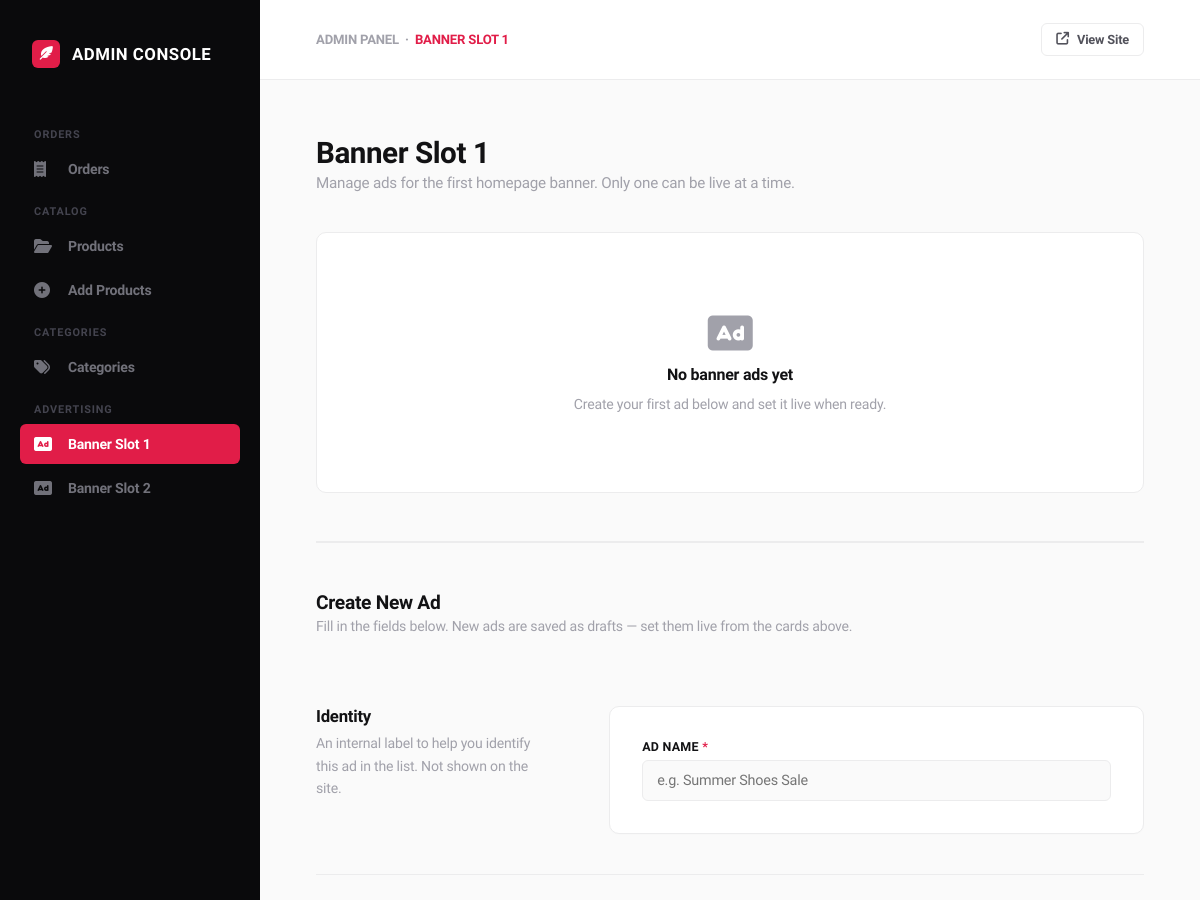
Before: /banner-ads/ (signed in, upper part) with the older database file.
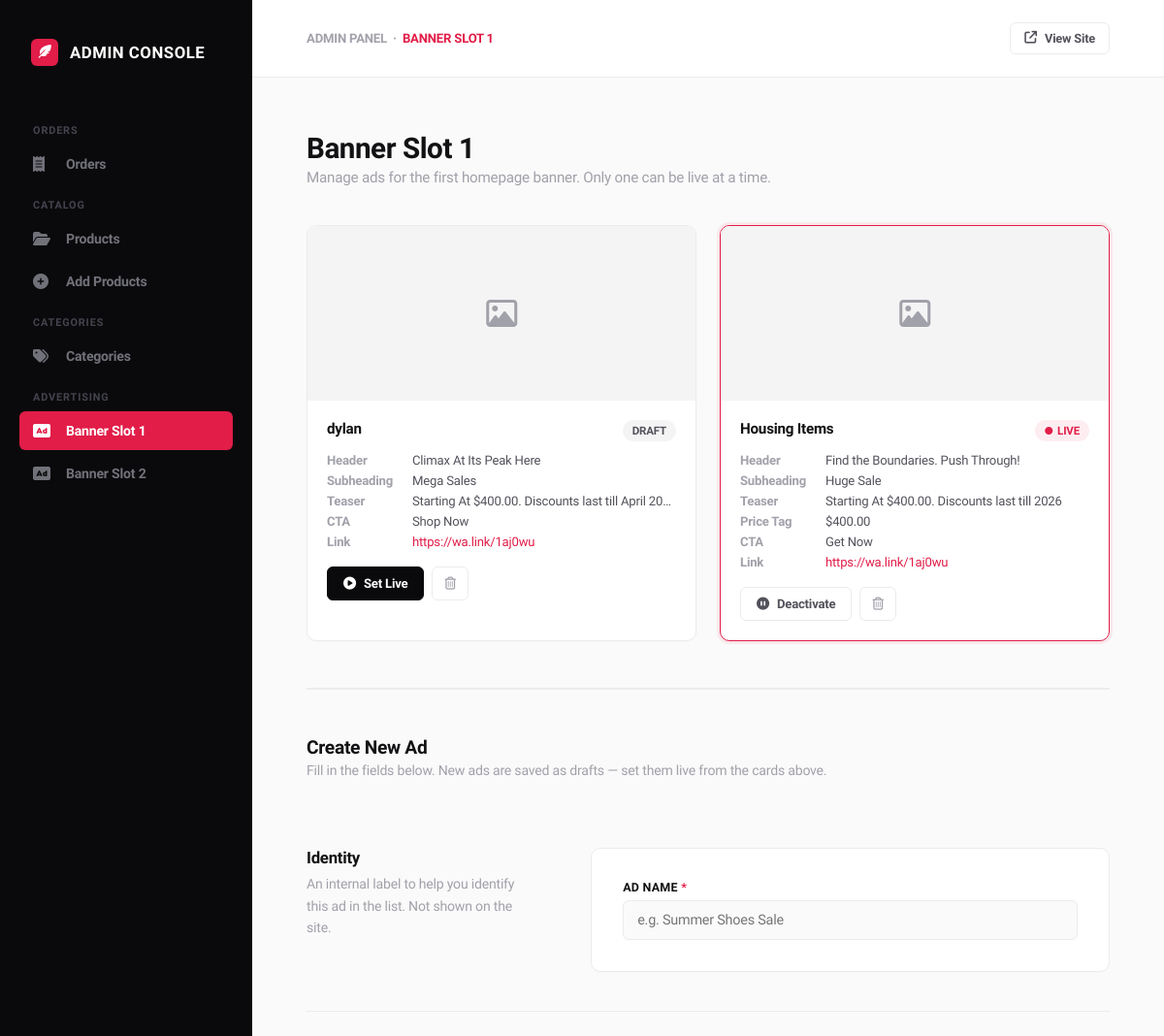
After: the same page with the newer database file.
### ecommerce/models.py (models this page shows, shortened)
class BannerAd(models.Model):
    name = models.CharField(
        max_length=255,
        help_text="Internal label for this ad (not shown on site)"
    )
    image = CloudinaryField('image')
    header = models.CharField(
        max_length=255,
        help_text="e.g. 'Find the Boundaries. Push Through!'"
    )
    subheading = models.CharField(
        max_length=255,
        help_text="Short bold body — e.g. 'Shoes Sale on Gift Empire'"
    )
    teaser = models.CharField(
        max_length=255,
        blank=True,
        help_text="Short teaser — e.g. 'Starting At $119.99. Discounts last till April'"
    )
    cta_text = models.CharField(
        max_length=100,
        default='Shop Now',
        help_text="Button text — e.g. 'BUY NOW!'"
    )
    price_tag = models.CharField(
        max_length=50,
        blank=True,
        help_text="Optional price display — e.g. '$119.99'. Leave blank to hide."
    )
    redirect_url = models.URLField(
        help_text="Where clicking the ad or CTA button takes the user"
    )
    is_active = models.BooleanField(
        default=False,
        help_text="Tick to make this the live banner. Only one can be active."
    )
    created_at = models.DateTimeField(auto_now_add=True)
    updated_at = models.DateTimeField(auto_now=True)
    class Meta:
        ordering = ['-created_at']
        verbose_name = 'Banner Ad'
        verbose_name_plural = 'Banner Ads'
    @property
    def image_url(self):
        if self.image:
            return CloudinaryImage(str(self.image)).build_url(
                width=1670, height=820, crop='fill', format='webp', quality='auto'
            )
        return None

### ecommerce/views.py (the view, shortened to what this page needs)
# urls.py: path('banner-ads/', admin_banner_ads, name='admin_banner_ads'),
def admin_banner_ads(request):
    if not request.user.is_superuser:
        messages.error(request, 'Access Denied')
        return redirect("ecommerce:home")
    ads = BannerAd.objects.all()
    return render(request, 'Admin/admin_banner_ads.html', {'ads': ads})

### cart/cart.py (called while the page is built)
    def total_quantities(self):
        total = 0
        for item in self.cart.values():
            if 'quantity' in item and 'quantity' in item['quantity']:
                total += item['quantity']['quantity']
        return total

### cart/context_processors.py (called while the page is built)
def cart_quantity(request):
    cart = Cart(request)
    return {'cart_qty': cart.total_quantities()}

### ecommerce/context_processors.py (called while the page is built, shortened)
def categories(request):
    active_children = Category.objects.filter(is_active=True)
    top_level = Category.objects.filter(
        parent=None,
        is_active=True
    ).prefetch_related(
        Prefetch('children', queryset=active_children)
    )
    return {'categories': top_level}

def currency(request):
    code = request.session.get('currency', 'NGN')
    rate = 1
    return {
        'current_currency': code,
        'current_currency_symbol': CURRENCY_SYMBOLS.get(code, '₦'),
        'current_currency_rate': rate,
    }

### templates/Admin/admin_banner_ads.html (shortened to what the changed rows need)
{% load static %}
<!DOCTYPE html>
<html lang="en">
<head>
    <link rel="stylesheet" href="https://cdnjs.cloudflare.com/ajax/libs/font-awesome/6.4.0/css/all.min.css">
</head>
<body>
<div class="main-wrapper">
    <main class="page-content">
        <div class="view-title-block">
            <h1>Banner Slot 1</h1>
        </div>
        {% if ads %}
        <div class="ads-grid">
            {% for ad in ads %}
            <div class="ad-card {% if ad.is_active %}is-live{% endif %}">
                {% if ad.image_url %}
                    <img class="ad-card-image" src="{{ ad.image_url }}" alt="{{ ad.header }}">
                {% else %}
                    <div class="ad-card-image-placeholder">
                        <i class="fa-regular fa-image"></i>
                    </div>
                {% endif %}
                <div class="ad-card-body">
                    <div class="ad-card-top">
                        <span class="ad-card-name">{{ ad.name }}</span>
                        {% if ad.is_active %}
                            <span class="status-pill pill-live"><i class="fa-solid fa-circle" style="font-size:0.5rem;"></i> Live</span>
                        {% else %}
                            <span class="status-pill pill-draft">Draft</span>
                        {% endif %}
                    </div>
                    <div class="ad-card-meta">
                        <div class="ad-meta-row">
                            <span class="ad-meta-label">Header</span>
                            <span class="ad-meta-value">{{ ad.header }}</span>
                        </div>
                        <div class="ad-meta-row">
                            <span class="ad-meta-label">Subheading</span>
                            <span class="ad-meta-value">{{ ad.subheading }}</span>
                        </div>
                        {% if ad.teaser %}
                        <div class="ad-meta-row">
                            <span class="ad-meta-label">Teaser</span>
                            <span class="ad-meta-value">{{ ad.teaser }}</span>
                        </div>
                        {% endif %}
                        {% if ad.price_tag %}
                        <div class="ad-meta-row">
                            <span class="ad-meta-label">Price Tag</span>
                            <span class="ad-meta-value">{{ ad.price_tag }}</span>
                        </div>
                        {% endif %}
                        <div class="ad-meta-row">
                            <span class="ad-meta-label">CTA</span>
                            <span class="ad-meta-value">{{ ad.cta_text }}</span>
                        </div>
                        <div class="ad-meta-row">
                            <span class="ad-meta-label">Link</span>
                            <span class="ad-meta-value" style="color:var(--pink-accent);">{{ ad.redirect_url }}</span>
                        </div>
                    </div>
                    <div class="ad-card-actions">
                        {% if not ad.is_active %}
                        <form method="POST" style="display:contents;">
                            <button type="submit" class="action-btn action-btn-primary">
                                <i class="fa-solid fa-circle-play"></i> Set Live
                            </button>
                        </form>
                        {% else %}
                        <form method="POST" style="display:contents;">
                            <button type="submit" class="action-btn action-btn-secondary">
                                <i class="fa-solid fa-circle-pause"></i> Deactivate
                            </button>
                        </form>
                        {% endif %}
                        <button class="action-btn action-btn-ghost"
                                onclick="confirmDelete({{ ad.id }}, '{{ ad.name|escapejs }}')">
                            <i class="fa-regular fa-trash-can"></i>
                        </button>
                    </div>
                </div>
            </div>
            {% endfor %}
        </div>
        {% else %}
        <div class="empty-state" style="margin-bottom:48px;">
            <i class="fa-solid fa-rectangle-ad"></i>
            <h3>No banner ads yet</h3>
            <p>Create your first ad below and set it live when ready.</p>
        </div>
        {% endif %}
        <div class="create-section-header">
            <div>
                <h2>Create New Ad</h2>
            </div>
        </div>
    </main>
</div>
</body>
</html>

Changed rows visible on the page:
added BannerAd: name "dylan", is_active "DRAFT", header "Climax At Its Peak Here", subheading "Mega Sales", teaser "Starting At $400.00. Discounts last till April 2026", cta_text "Shop Now", redirect_url "https://wa.link/1aj0wu"
added BannerAd: name "Housing Items", is_active True (drawn), header "Find the Boundaries. Push Through!", subheading "Huge Sale", teaser "Starting At $400.00. Discounts last till 2026", price_tag "$400.00", cta_text "Get Now", redirect_url "https://wa.link/1aj0wu"
Other visible differences:
text no longer shown: "No banner ads yet Create your first ad below and set it live when ready."
